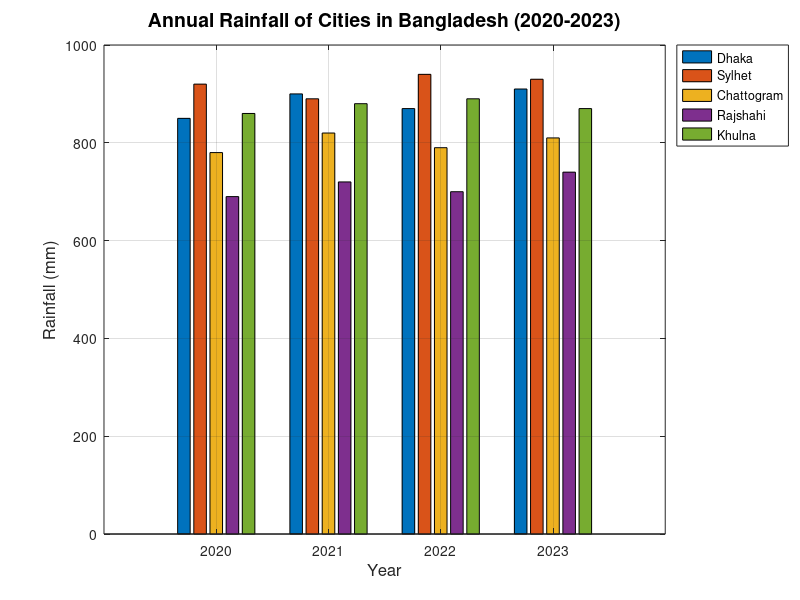
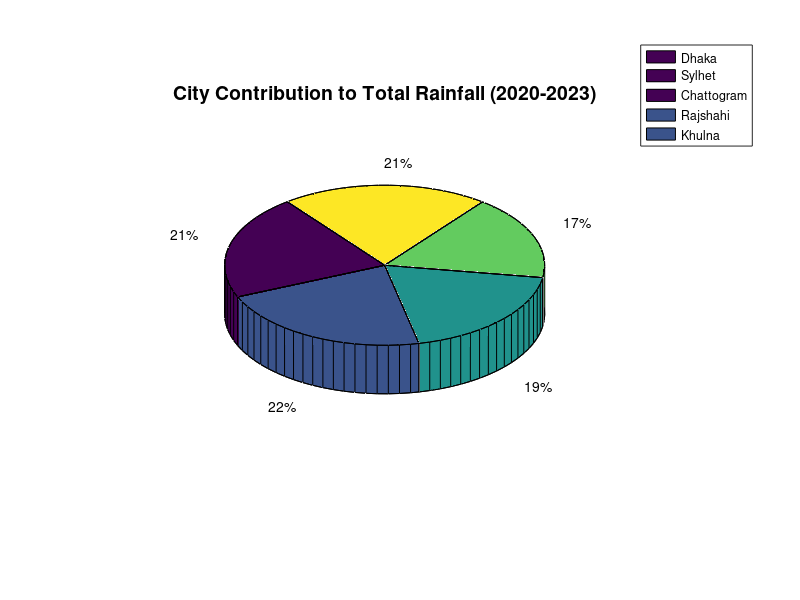

These charts were generated, in order, by the following MATLAB code:
clc; close all; clear all;

% Data setup: Rows = Years (2020-2023), Columns = Cities (Dhaka, Sylhet, Chattogram, Rajshahi, Khulna)
years = [2020; 2021; 2022; 2023];
rainfall_matrix = [
    850, 920, 780, 690, 860;
    900, 890, 820, 720, 880;
    870, 940, 790, 700, 890;
    910, 930, 810, 740, 870
];
city_names = {'Dhaka', 'Sylhet', 'Chattogram', 'Rajshahi', 'Khulna'};

%% a) Grouped Bar Chart
figure('Name', 'Grouped Bar Chart - Annual Rainfall', 'Position', [100, 100, 850, 500]);
bar(years, rainfall_matrix, 'grouped');
title('Annual Rainfall of Cities in Bangladesh (2020-2023)', 'FontSize', 14, 'FontWeight', 'bold');
xlabel('Year', 'FontSize', 12);
ylabel('Rainfall (mm)', 'FontSize', 12);
legend(city_names, 'Location', 'northeastoutside');
grid on;

%% b) 3D Pie Chart of Total Rainfall Contribution
% Calculate total rainfall across all 4 years for each city
total_rainfall = sum(rainfall_matrix, 1);

figure('Name', '3D Pie Chart - Rainfall Contribution', 'Position', [150, 150, 750, 650]);
pie3(total_rainfall);
title('City Contribution to Total Rainfall (2020-2023)', 'FontSize', 14, 'FontWeight', 'bold');
legend(city_names, 'Location', 'northeastoutside');
